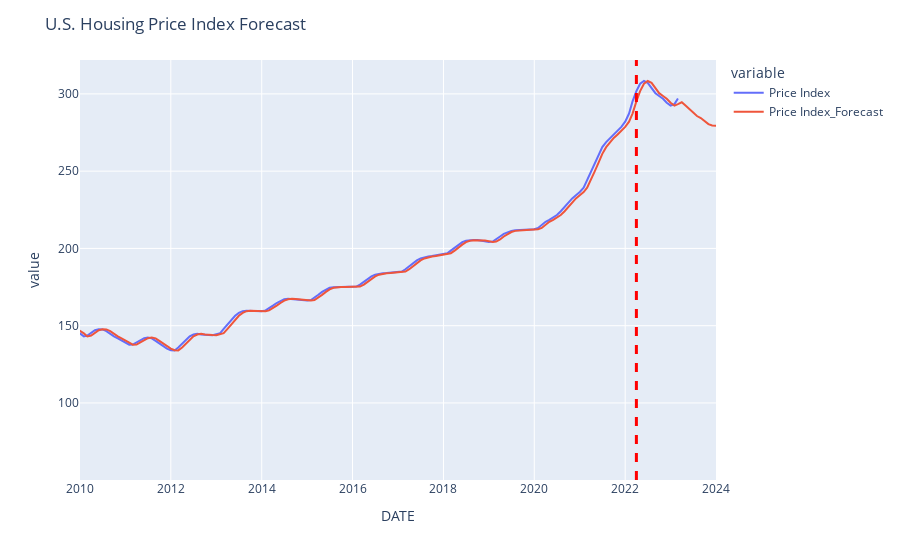

Here is the notebook cell this chart was saved with:
### Code cell
# use plotly to chart the price index and forecast
fig = px.line(df2, x='DATE', y=['Price Index', 'Price Index_Forecast'])
# zoom in on data after 2022
fig.update_xaxes(range=['2010-01-01', '2024-01-01'])
# add a title
fig.update_layout(title='U.S. Housing Price Index Forecast')
# add a vertical line to show where the forecast begins
fig.add_vline(x='2022-04-01', line_width=3, line_dash='dash', line_color='red')
# save the chart as a png
fig.write_image('images/us_housing_price_forecast.png')
fig.show()

### Figure 1 — Plotly figure (JSON) as saved in the notebook; plotly's stock layout.template omitted (floating-point values rounded to 4 significant figures; data arrays with more than 128 entries replaced by an {"elided": "..."} marker saying what was removed)
{"data": [{"hovertemplate": "variable=Price Index<br>DATE=%{x}<br>value=%{y}<extra></extra>", "legendgroup": "Price Index", "line": {"color": "#636efa", "dash": "solid"}, "marker": {"symbol": "circle"}, "mode": "lines", "name": "Price Index", "orientation": "v", "showlegend": true, "type": "scatter", "x": {"elided": "447 str values"}, "xaxis": "x", "y": {"elided": "447 float values"}, "yaxis": "y"}, {"hovertemplate": "variable=Price Index_Forecast<br>DATE=%{x}<br>value=%{y}<extra></extra>", "legendgroup": "Price Index_Forecast", "line": {"color": "#EF553B", "dash": "solid"}, "marker": {"symbol": "circle"}, "mode": "lines", "name": "Price Index_Forecast", "orientation": "v", "showlegend": true, "type": "scatter", "x": {"elided": "447 str values"}, "xaxis": "x", "y": {"elided": "447 float values"}, "yaxis": "y"}], "layout": {"legend": {"title": {"text": "variable"}, "tracegroupgap": 0}, "margin": {"t": 60}, "shapes": [{"line": {"color": "red", "dash": "dash", "width": 3}, "type": "line", "x0": "2022-04-01", "x1": "2022-04-01", "xref": "x", "y0": 0, "y1": 1, "yref": "y domain"}], "title": {"text": "U.S. Housing Price Index Forecast"}, "xaxis": {"anchor": "y", "domain": [0, 1], "range": ["2010-01-01", "2024-01-01"], "title": {"text": "DATE"}}, "yaxis": {"anchor": "x", "domain": [0, 1], "title": {"text": "value"}}}}
